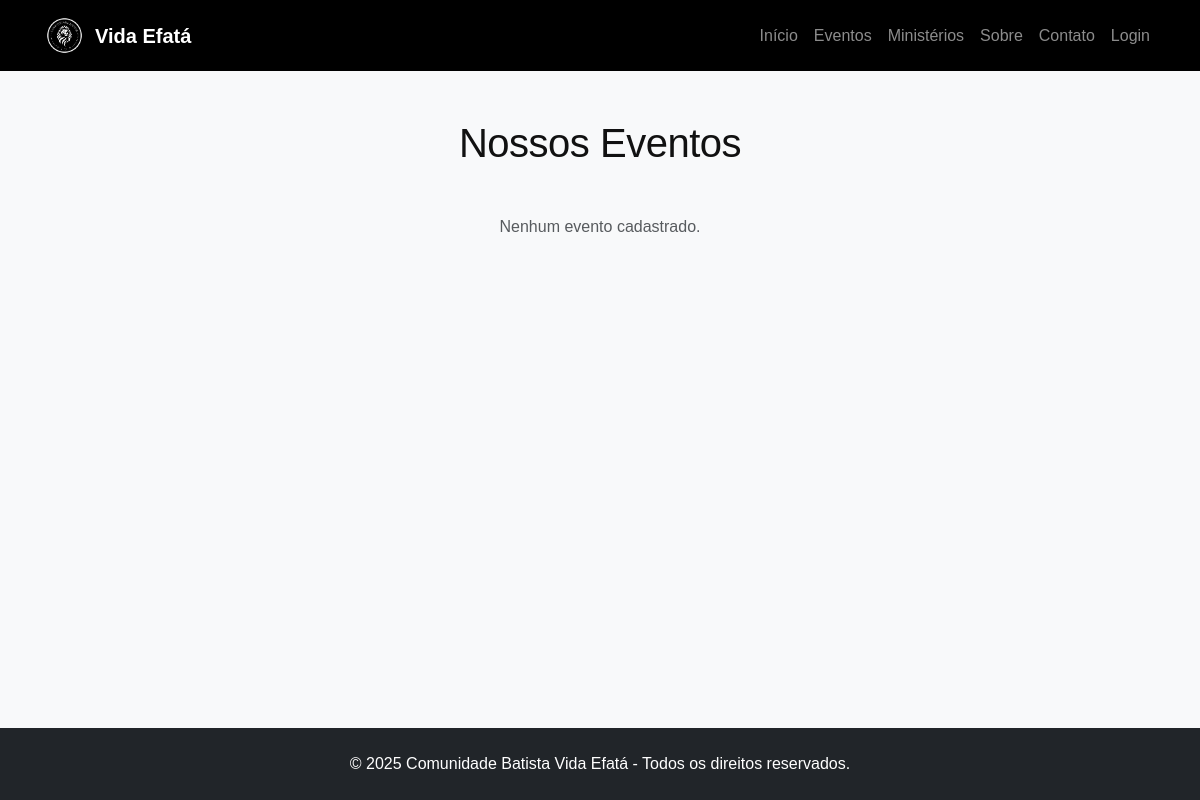
Before: /eventos with the older database file.
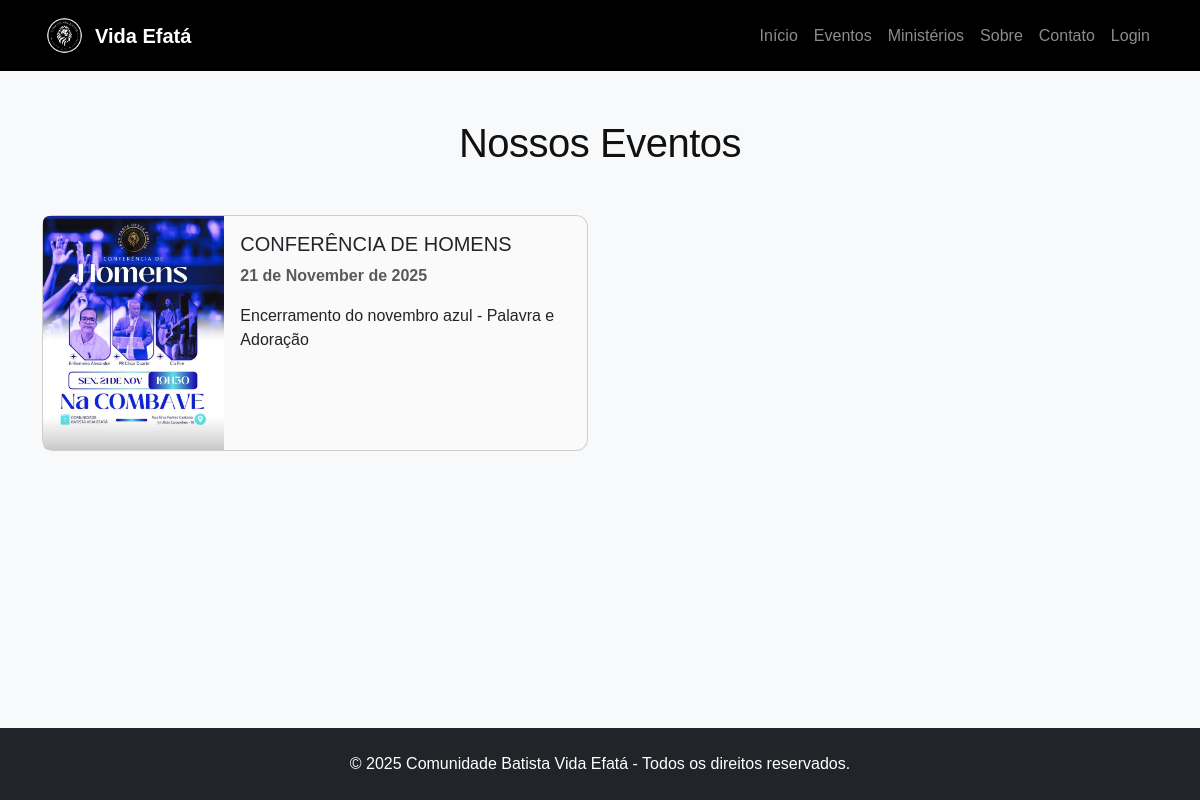
After: the same page with the newer database file.
### app.py (models this page shows)
class Evento(db.Model):
    __tablename__ = 'evento'
    id = db.Column(db.Integer, primary_key=True)
    titulo = db.Column(db.String(100), nullable=False)
    descricao = db.Column(db.Text, nullable=False)
    data = db.Column(db.Date, nullable=False)
    imagem = db.Column(db.String(200))

### app.py (the view)
@app.route('/eventos')
def eventos():
    eventos = Evento.query.order_by(Evento.data.desc()).all()
    return render_template('public/eventos.html', eventos=eventos)

### app.py (called while the page is built)
@app.context_processor
def inject_year():
    return {'current_year': datetime.now().year}

### templates/public/eventos.html (shortened to what this page needs)
{% extends "base.html" %}
{% block content %}
<div class="container py-5">
    <h1 class="text-center mb-5">Nossos Eventos</h1>
    <div class="row g-4">
        {% for e in eventos %}
        <div class="col-lg-6">
            <div class="card h-100">
                <div class="row g-0">
                    <div class="col-md-4">
                        {% if e.imagem %}
                            <img src="{{ url_for('uploaded_file', filename=e.imagem) }}" class="img-fluid rounded-start" style="height: 100%; object-fit: cover;">
                        {% else %}
                            <img src="https://via.placeholder.com/300?text=Evento" class="img-fluid rounded-start">
                        {% endif %}
                    </div>
                    <div class="col-md-8">
                        <div class="card-body">
                            <h5 class="card-title">{{ e.titulo }}</h5>
                            <p class="card-text text-muted"><strong>{{ e.data.strftime('%d de %B de %Y') }}</strong></p>
                            <p class="card-text">{{ e.descricao }}</p>
                        </div>
                    </div>
                </div>
            </div>
        </div>
        {% else %}
        <div class="col-12 text-center">
            <p class="text-muted">Nenhum evento cadastrado.</p>
        </div>
        {% endfor %}
    </div>
</div>
{% endblock %}

Changed rows visible on the page:
added Evento: imagem (picture), titulo "CONFERÊNCIA DE HOMENS", data "21 de November de 2025", descricao "Encerramento do novembro azul - Palavra e Adoração"
Other visible differences:
text no longer shown: "Nenhum evento cadastrado."
